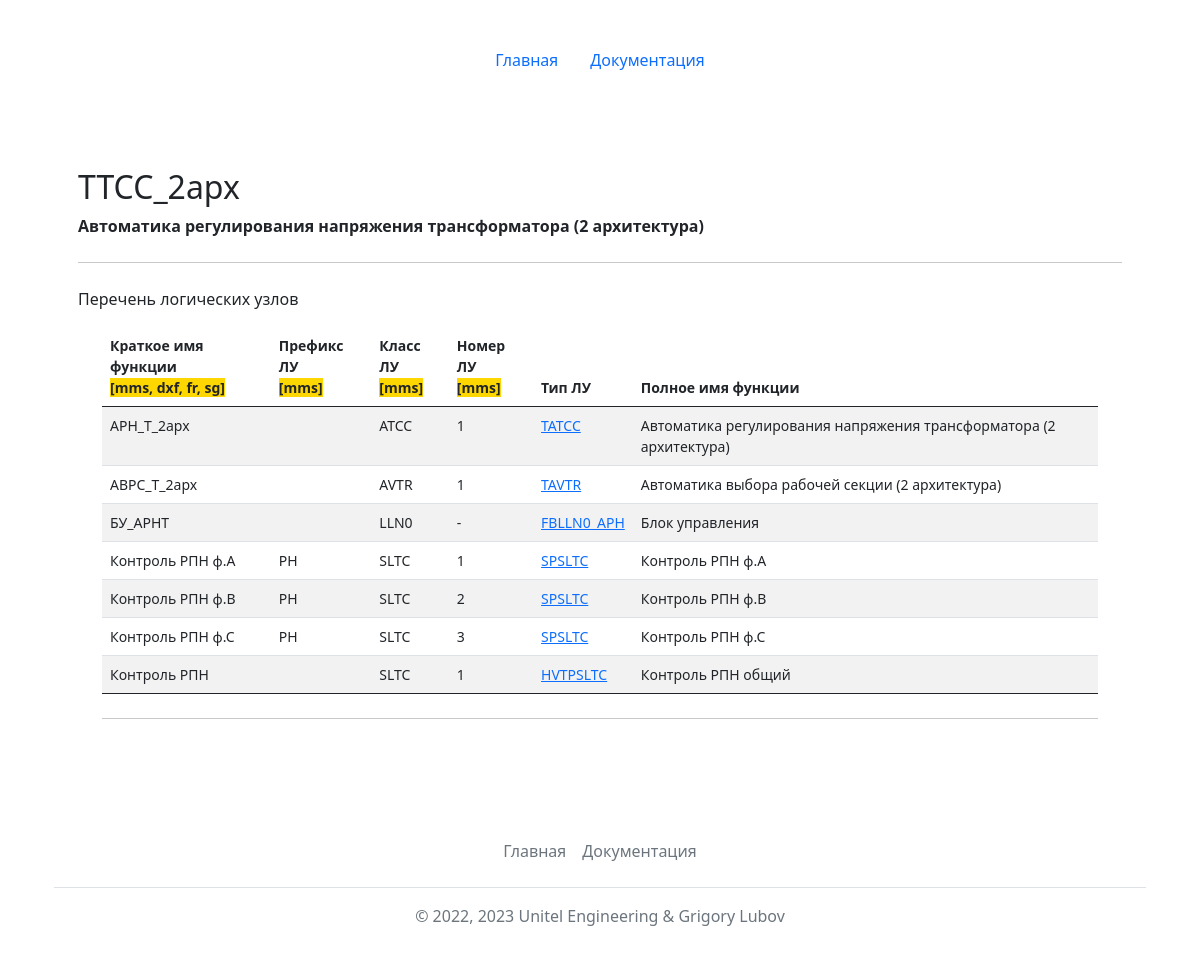
/reports/show/?name=TTCC_2арх&type=ld, run on an earlier commit of the app's database.
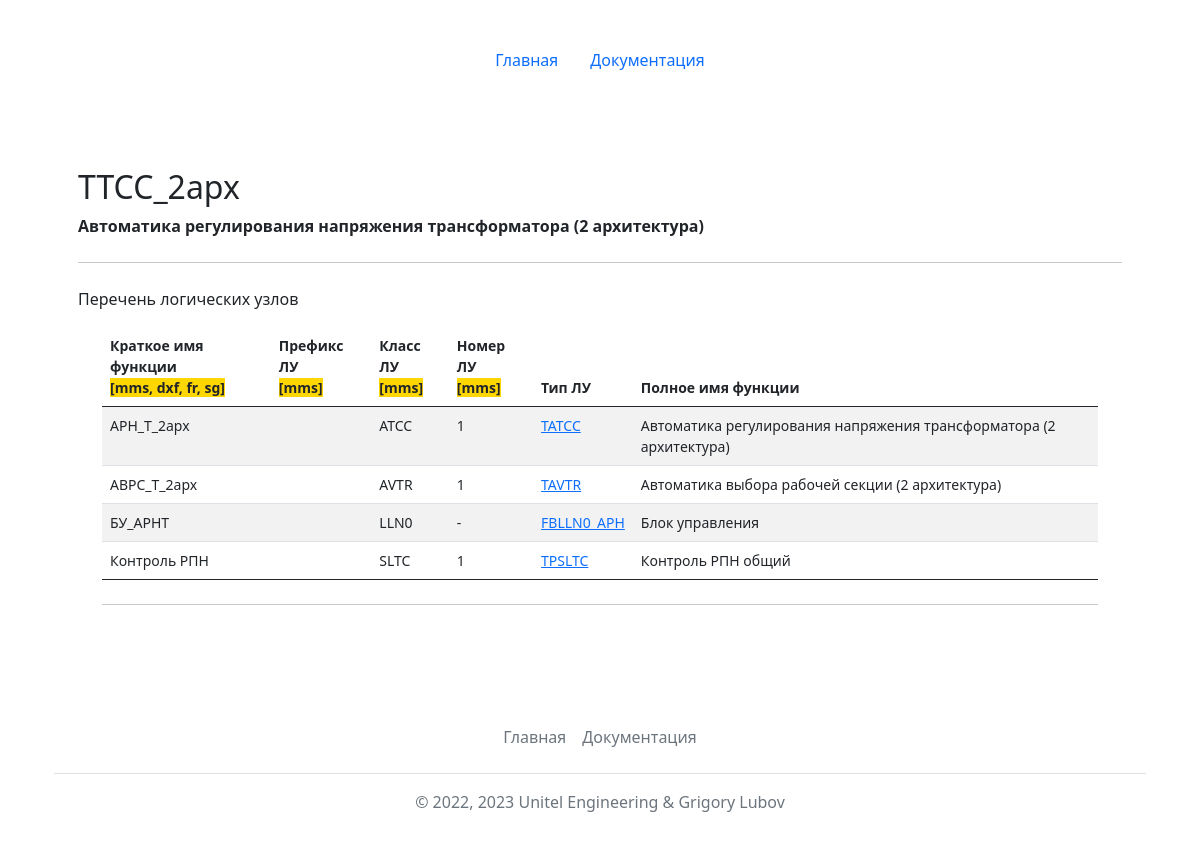
And on a later commit of the database.
### mainapp/models.py (models this page shows, shortened)
class LogicNodeInstantiated(models.Model):
    id = models.AutoField(primary_key=True)
    short_name = models.CharField(max_length=64, verbose_name='Краткое имя (например: БУ или ДЗТ)', unique=True)
    full_name = models.CharField(max_length=128, verbose_name='Полное имя', blank=True)
    ln_prefix = models.CharField(max_length=32, verbose_name='Префикс ЛУ', blank=True)
    class_name = models.CharField(max_length=4, verbose_name='Класс (например: PDIF)')
    instance = models.IntegerField(verbose_name='Номер экземпляра', blank=True, null=True)
    ln_type = models.ForeignKey(LogicNodesTypes, on_delete=models.CASCADE, verbose_name='Тип ЛУ', null=True)
    def __str__(self):
        return str(self.short_name)
    class Meta:
        verbose_name = 'Экземпляр логического узла'
        verbose_name_plural = 'Экземпляр логического узла'
        ordering = ['short_name']
    @property
    def get_instance(self):
        if self.instance==-1:
            return '(n)'
        if self.instance:
            return self.instance
        else:
            return "-"

class LogicNodesTypes(models.Model):
    id = models.AutoField(primary_key=True)
    name = models.CharField(max_length=64, verbose_name='Имя типа ЛУ', unique=True)
    description = models.TextField(max_length=1024, blank=True, verbose_name='Описание')
    explanation = models.TextField(max_length=2048, blank=True, verbose_name='Пояснение')
    def __str__(self):
        return self.name
    class Meta:
        verbose_name = 'Тип логического узла'
        verbose_name_plural = 'Типы логических узлов'
        ordering = ['name']

### mainapp/views.py (the view, shortened to what this page needs)
# urls.py: path('reports/show/', views.show),
def show(request):
    name = request.GET.get('name')
    type = request.GET.get('type')
    if type == 'ld':
        ld = LogicDevices.objects.get(name=name)
        lns_conns = LDLNconnections.objects.all().filter(ld_id=ld.id)
        lns_conns = lns_conns.order_by('ld')
        lns = list()
        for item in lns_conns.iterator():
            print('------------>', item.ln)
            ln = LogicNodeInstantiated.objects.get(short_name=item.ln)
            lns.append(ln)
        lns.sort(key=lambda x: x.class_name)
        return render(request, 'mainapp/showldobj.html', {'ld':ld, 'lns': lns, 'title': 'Экземпляры ЛУ в составе лог. устройства '+str(ld)})

### mainapp/models.py (called while the page is built)
    def __str__(self):
        return self.name

### templates/mainapp/showldobj.html (shortened to what this page needs)
{% extends 'base.html' %}
{% block content %}
<main class="container py-5">
    {% if lns %}
    <h2 class="mt-4">{{ld.name}}</h2>
    <p><strong>{{ld.description}}</strong></p>
    <hr class="my-4">
    <p>Перечень логических узлов</p>
    <div class="container small">
    <table class="table table-striped">
        <thead>
            <tr>
                <th scope="col">Краткое имя функции <br><span style="background: gold">[mms, dxf, fr, sg]</span></th>
                <th scope="col">Префикс ЛУ <br><span style="background: gold">[mms]</span></th>
                <th scope="col">Класс ЛУ <br><span style="background: gold">[mms]</span></th>
                <th scope="col">Номер ЛУ <br><span style="background: gold">[mms]</span></th>
                <th scope="col">Тип ЛУ</th>
                <th scope="col">Полное имя функции</th>
            </tr>
        </thead>
        <tbody>
        {% for item in lns %}
            <tr>
                <td>{{item.short_name}}</td>
                <td>{{item.ln_prefix}}</td>
                <td>{{item.class_name}}</td>
                {% if item.get_ln_instance == -1%}<td>(n)</td>
                {% else %}<td>{{item.get_instance}}</td>{% endif %}
                <td><a href="?name={{item.ln_type}}&type=ln">{{item.ln_type}}</a></td>
                <td>{{item.full_name}}</td>
            </tr>
        {% endfor %}
        </tbody>
    </table>
    <hr class="my-4">
    </div>
    {% else %}
    <h2 class="mt-4">В логическом устройстве {{ld.name}} ({{ld.get_description}}) нет логических узлов :(</h2>
    {% endif %}
</main>
{% endblock %}

What changed in the data, as far as the page shows it:
no longer on this page (row unchanged): LogicNodeInstantiated: short_name "Контроль РПН ф.А", ln_prefix "PH", class_name "SLTC", get_instance "1", ln_type "SPSLTC", full_name "Контроль РПН ф.А"
no longer on this page (row unchanged): LogicNodeInstantiated: short_name "Контроль РПН ф.В", ln_prefix "PH", class_name "SLTC", get_instance "2", ln_type "SPSLTC", full_name "Контроль РПН ф.В"
no longer on this page (row unchanged): LogicNodeInstantiated: short_name "Контроль РПН ф.С", ln_prefix "PH", class_name "SLTC", get_instance "3", ln_type "SPSLTC", full_name "Контроль РПН ф.С"
changed LogicNodeInstantiated "Контроль РПН": ln_type "HVTPSLTC" → "TPSLTC"
